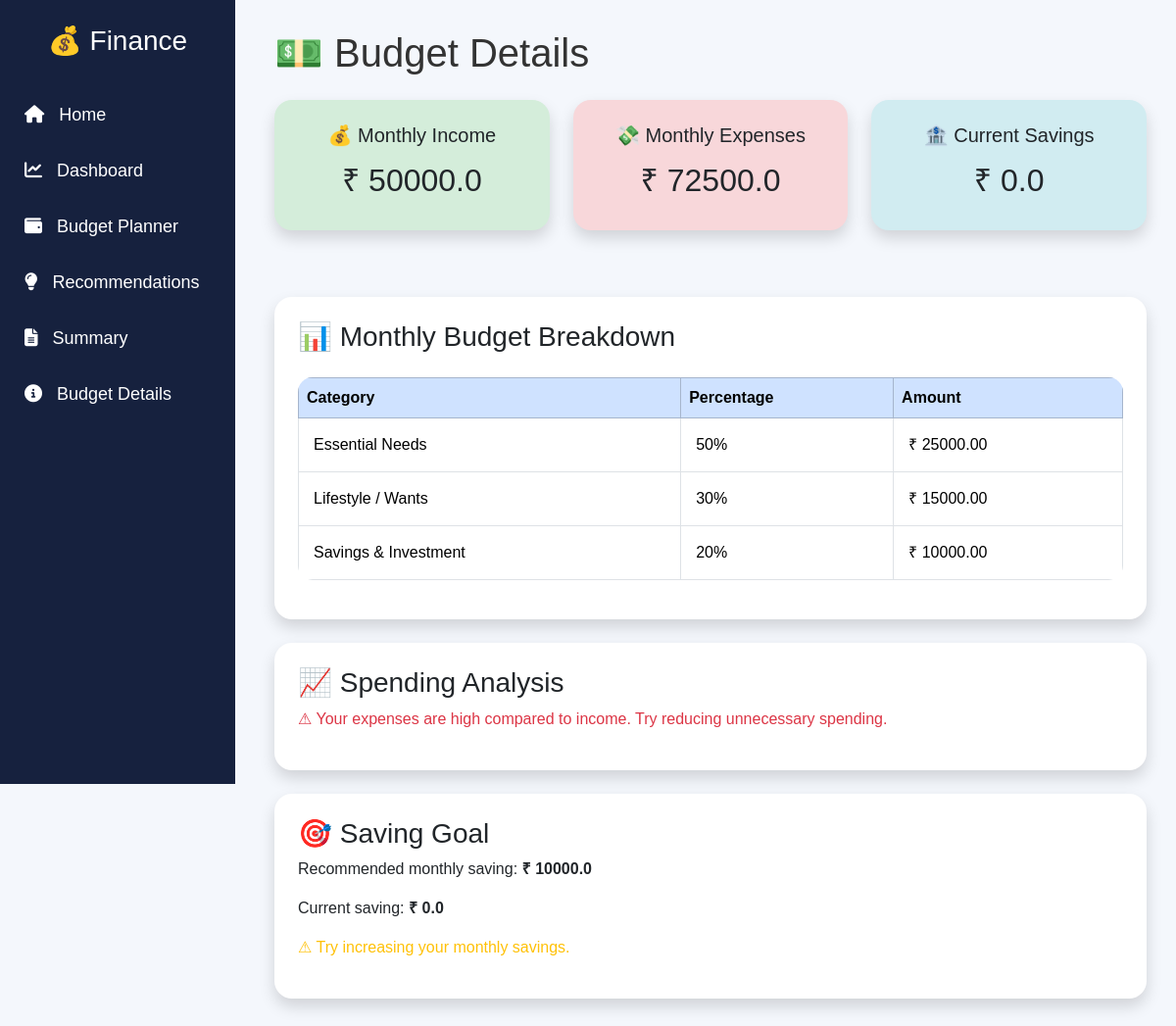
Page /about (signed in) on the committed database.
### tables this page shows
CREATE TABLE prediction_history (
            id INTEGER PRIMARY KEY AUTOINCREMENT,
            user_id INTEGER NOT NULL,
            created_at TEXT NOT NULL DEFAULT CURRENT_TIMESTAMP,
            transaction_history TEXT NOT NULL,
            monthly_income REAL NOT NULL,
            monthly_budget REAL NOT NULL,
            current_savings REAL NOT NULL,
            savings_goal REAL NOT NULL,
            rent REAL NOT NULL,
            food REAL NOT NULL,
            transport REAL NOT NULL,
            shopping REAL NOT NULL,
            bills REAL NOT NULL,
            entertainment REAL NOT NULL,
            emi REAL NOT NULL,
            other_expenses REAL NOT NULL,
            total_expenses REAL NOT NULL,
            budget_utilization REAL NOT NULL,
            predicted_savings REAL NOT NULL,
            remaining_budget REAL NOT NULL,
            budget_used_percent REAL NOT NULL,
            financial_score REAL NOT NULL,
            financial_category TEXT NOT NULL
        );

### app.py (the view, shortened to what this page needs)
@app.route("/about")
def about():
    if not is_logged_in():
        return redirect(
            url_for("login")
        )
    saved_result = get_saved_result(
        session["user_id"]
    )
    return render_template(
        "about.html",
        income=saved_result.get(
            "income",
            0
        ),
        expenses=saved_result.get(
            "expenses",
            0
        ),
        savings=saved_result.get(
            "predicted_savings",
            0
        ),
        budget=saved_result.get(
            "budget",
            0
        ),
        score=saved_result.get(
            "score",
            0
        )
    )

### app.py (called while the page is built, shortened)
def get_finance_data_connection():
    conn = sqlite3.connect(FINANCE_DATA_DATABASE)
    conn.row_factory = sqlite3.Row
    return conn

def is_logged_in():
    return "user_id" in session

def get_recommendations(score):
    recommendations = []
    if score >= 90:
        recommendations.extend([
            "Excellent financial health. Keep maintaining your savings.",
            "Continue investing for long-term goals.",
            "Maintain an emergency fund of at least 6 months.",
            "Review your investments regularly."
        ])
    else:
        recommendations.extend([
            "Financial health needs improvement.",
            "Reduce expenses immediately.",
            "Build an emergency savings fund.",
            "Consult a financial advisor if needed."
        ])
    return recommendations

### templates/about.html (shortened to what this page needs)
<!DOCTYPE html>
<html lang="en">
<head>
<link href="https://cdn.jsdelivr.net/npm/bootstrap@5.3.3/dist/css/bootstrap.min.css" rel="stylesheet">
<link rel="stylesheet"
href="https://cdnjs.cloudflare.com/ajax/libs/font-awesome/6.5.2/css/all.min.css">
<link rel="stylesheet"
href="{{ url_for('static', filename='css/style.css') }}">
<link rel="stylesheet"
href="{{ url_for('static', filename='css/dashboard.css') }}">
</head>
<body>
<div class="sidebar">
<h2>💰 Finance</h2>
<a href="{{ url_for('home') }}">
<i class="fas fa-house"></i> Home
</a>
<a href="{{ url_for('dashboard') }}">
<i class="fas fa-chart-line"></i> Dashboard
</a>
<a href="{{ url_for('budget') }}">
<i class="fas fa-wallet"></i> Budget Planner
</a>
<a href="{{ url_for('recommendations') }}">
<i class="fas fa-lightbulb"></i> Recommendations
</a>
<a href="{{ url_for('summary') }}">
<i class="fas fa-file-lines"></i> Summary
</a>
<a href="{{ url_for('about') }}">
<i class="fas fa-circle-info"></i> Budget Details
</a>
</div>
<div class="main">
<h1>
💵 Budget Details
</h1>
<div class="row mt-4">
<div class="col-md-4">
<div class="card income text-center p-4 shadow">
<h5>
💰 Monthly Income
</h5>
<h2>
₹ {{ income }}
</h2>
</div>
</div>
<div class="col-md-4">
<div class="card expense text-center p-4 shadow">
<h5>
💸 Monthly Expenses
</h5>
<h2>
₹ {{ expenses }}
</h2>
</div>
</div>
<div class="col-md-4">
<div class="card saving text-center p-4 shadow">
<h5>
🏦 Current Savings
</h5>
<h2>
₹ {{ savings }}
</h2>
</div>
</div>
</div>
<div class="card mt-5 p-4 shadow">
<h3>
📊 Monthly Budget Breakdown
</h3>
<table class="table table-bordered mt-3">
<tr class="table-primary">
<th>
Category
</th>
<th>
Percentage
</th>
<th>
Amount
</th>
</tr>
<tr>
<td>
Essential Needs
</td>
<td>
50%
</td>
<td>
₹ {{ "%.2f"|format(income * 0.50) }}
</td>
</tr>
<tr>
<td>
Lifestyle / Wants
</td>
<td>
30%
</td>
<td>
₹ {{ "%.2f"|format(income * 0.30) }}
</td>
</tr>
<tr>
<td>
Savings & Investment
</td>
<td>
20%
</td>
<td>
₹ {{ "%.2f"|format(income * 0.20) }}
</td>
</tr>
</table>
</div>
<div class="card mt-4 p-4 shadow">
<h3>
📈 Spending Analysis
</h3>
{% if expenses > income * 0.7 %}
<p class="text-danger">
⚠ Your expenses are high compared to income.
Try reducing unnecessary spending.
</p>
{% else %}
<p class="text-success">
✅ Your spending pattern is healthy.
</p>
{% endif %}
</div>
<div class="card mt-4 p-4 shadow">
<h3>
🎯 Saving Goal
</h3>
<p>
Recommended monthly saving:
<strong>
₹ {{ income * 0.20 }}
</strong>
</p>
<p>
Current saving:
<strong>
₹ {{ savings }}
</strong>
</p>
{% if savings >= income * 0.20 %}
<p class="text-success">
✅ You are meeting your saving target.
</p>
{% else %}
<p class="text-warning">
⚠ Try increasing your monthly savings.
</p>
{% endif %}
</div>
</div>
</body>
</html>

### static/css/style.css (style rules this page uses)
* { margin:0; padding:0; box-sizing:border-box; font-family:Arial, Helvetica, sans-serif; }
body { background:#f4f7fb; }
.sidebar { position:fixed; left:0; top:0; width:240px; height:100vh; background:#16213e; padding-top:25px; }
.sidebar h2 { color:white; text-align:center; margin-bottom:30px; font-size:28px; }
.sidebar a { display:block; color:white; text-decoration:none; padding:15px 25px; font-size:18px; transition:.3s; }
.sidebar a i { margin-right:10px; }
.main { margin-left:250px; padding:30px; }
.card { border:none; border-radius:15px; padding:20px; margin-bottom:20px; box-shadow:0 8px 20px rgba(0,0,0,.1); }
.card h5 { margin-bottom:15px; }
.card h2 { font-size:32px; }
.income { background:#d4edda; }
.expense { background:#f8d7da; }
.saving { background:#d1ecf1; }
table { margin-top:20px; }

### static/css/dashboard.css (style rules this page uses)
body { background:#f4f7fc; font-family:'Poppins',sans-serif; color:#333; }
.card { border:none; border-radius:18px; overflow:hidden; box-shadow:0 10px 30px rgba(0,0,0,.08); transition:.3s; }
.table { border-radius:15px; overflow:hidden; }
.table tbody tr { transition:.25s; }
.table td { padding:15px; vertical-align:middle; }
.dashboard-card, .card { animation:fadeUp .8s ease; }

### rows in the picture
prediction_history: monthly_income "50000.0", total_expenses "72500.0", predicted_savings "0.0", income*0.50 "25000.00", income*0.30 "15000.00", income*0.20 "10000.00", income*0.20 "10000.0"
